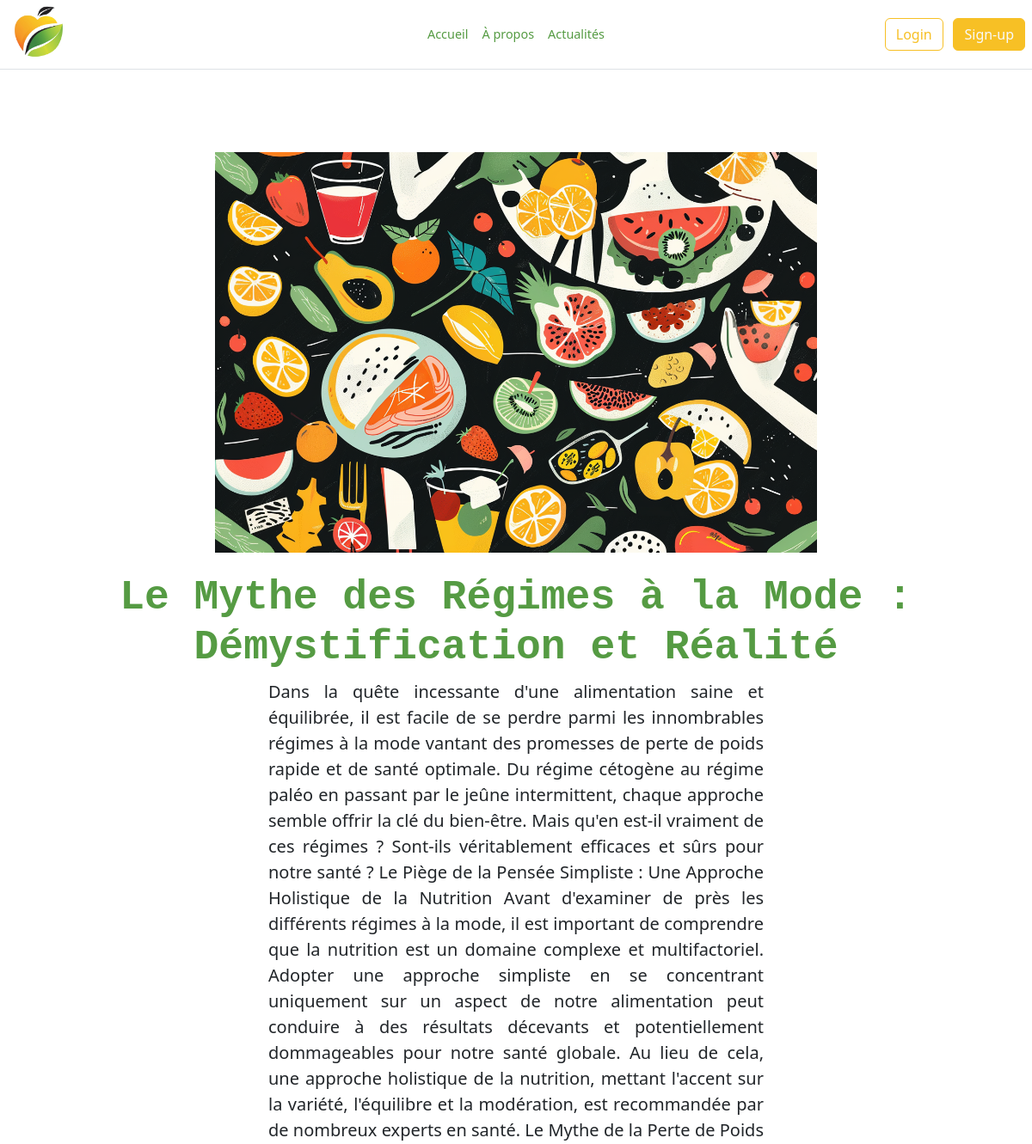
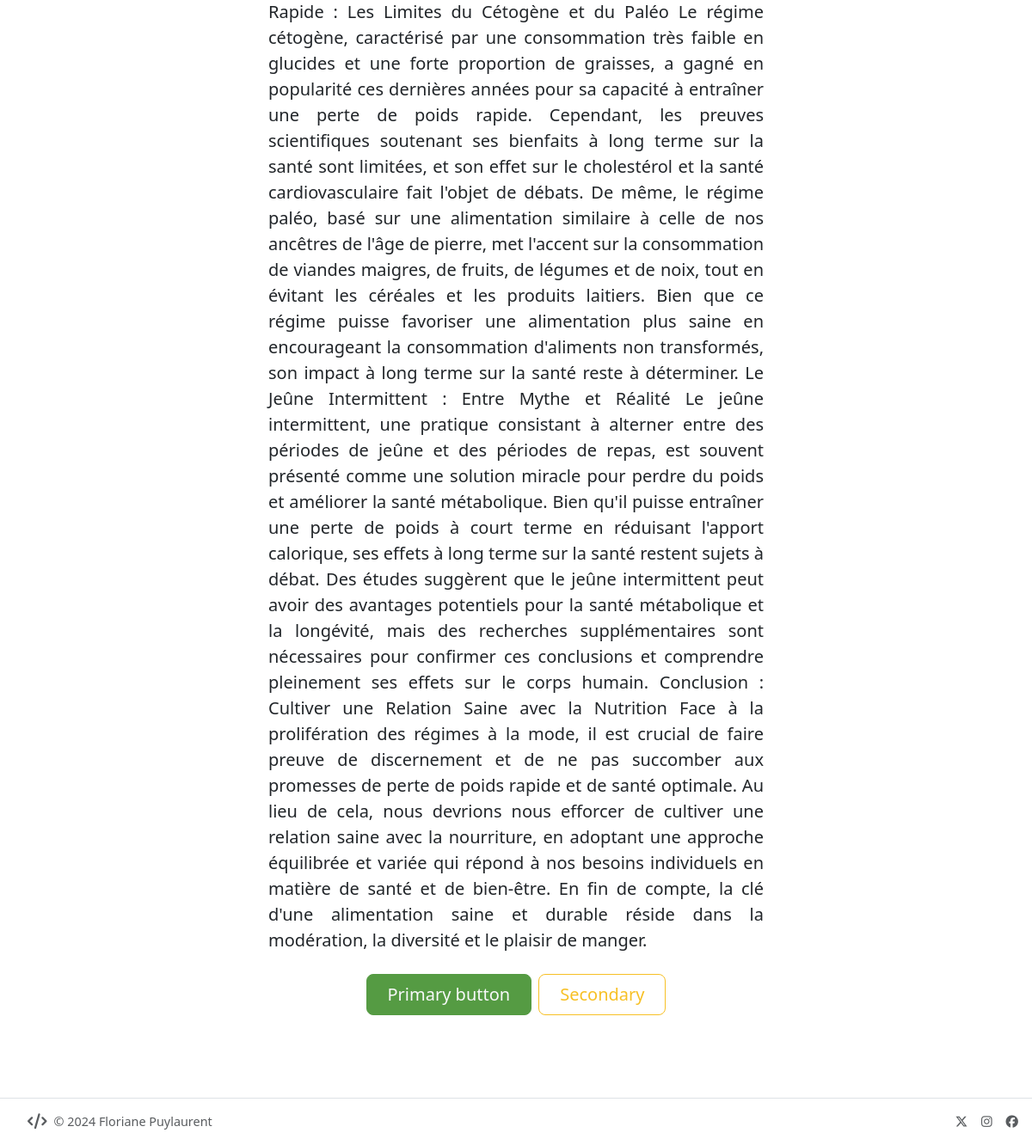
Screenshot of /actualite.php?id=1 with the database file from the repository (2 pictures, top to bottom).
### tables this page shows
CREATE TABLE
    IF NOT EXISTS `articles` (
        `id` int (11) NOT NULL AUTO_INCREMENT,
        `category_id` int (11) NOT NULL,
        `title` varchar(255) NOT NULL,
        `content_long` text NOT NULL,
        `content_short` text NOT NULL,
        `image` varchar(255) DEFAULT NULL,
        PRIMARY KEY (`id`),
        KEY `category_id` (`category_id`),
        FOREIGN KEY (`category_id`) REFERENCES `categories` (`id`)
    );

### app/articles.php (called while the page is built, shortened)
<?php
function getArticleById(PDO $pdo, int $id):array|bool
{
  $query= $pdo->prepare("SELECT * FROM articles WHERE id=:id");
  $query->bindValue(":id",$id,PDO::PARAM_INT);
  $query->execute();
  return $query->fetch(PDO::FETCH_ASSOC);
}

### actualite.php (the view, shortened to what this page needs)
<?php
    require_once __DIR__.'/app/pdo.php';
    require_once __DIR__.'/templates/header.php';
    require_once __DIR__.'/app/articles.php';
    $errorList =[];
    if (isset($_GET['id'])) {
        $article = getArticleById($pdo, (int)$_GET['id']);
    }else{
        $errorList[]="Oops ! Article Introuvable... :( ";
    }
    if (empty($errorList)) {
?>
<div class="px-4 py-5 my-5 text-center">
    <img class="d-block mx-auto mb-4"
         src="uploads_articles/<?= (empty($article['image'])) ? "default-image.png":$article['image'];?>"
         alt="" width="700" >
    <h1 class="display-5 fw-bold"><?= $article['title']; ?></h1>
    <div class="col-lg-6 mx-auto">
        <p class="lead mb-4 text-justify">
            <?= $article['content_long'];?>
        </p>
        <div class="d-grid gap-2 d-sm-flex justify-content-sm-center">
            <button type="button" class="btn btn-primary text-light btn-lg px-4 gap-3">Primary button</button>
            <button type="button" class="btn btn-outline-warning btn-lg px-4">Secondary</button>
        </div>
    </div>
</div>
<?php
    }else{
        foreach ($errorList as $error){
            echo "<h1 class=\"text-center display-5 fw-bold m-3\">".$error."</h1>";
        }
    }
require_once __DIR__.'/templates/footer.php';
?>

### rows the page displays
articles: image (picture), title "Le Mythe des Régimes à la Mode : Démystification et Réalité", content_long "Dans la quête incessante d'une alimentation saine et équilibrée, il est facile de se perdre parmi les innombrables régimes à la mode vantant des promesses de perte de poids rapide et de santé optimale. Du régime cétogène au régime paléo en passant par le jeûne intermittent, chaque approche semble offrir la clé du bien-être. Mais qu'en est-il vraiment de ces régimes ? Sont-ils véritablement efficaces et sûrs pour notre santé ? Le Piège de la Pensée Simpliste : Une Approche Holistique de la Nutrition Avant d'examiner de près les différents régimes à la mode, il est important de comprendre que la nutrition est un domaine complexe et multifactoriel. Adopter une approche simpliste en se…"

### other values shown
$pageInfos['title'] "Accueil"
$pageInfos['title'] "À propos"
$pageInfos['title'] "Actualités"
